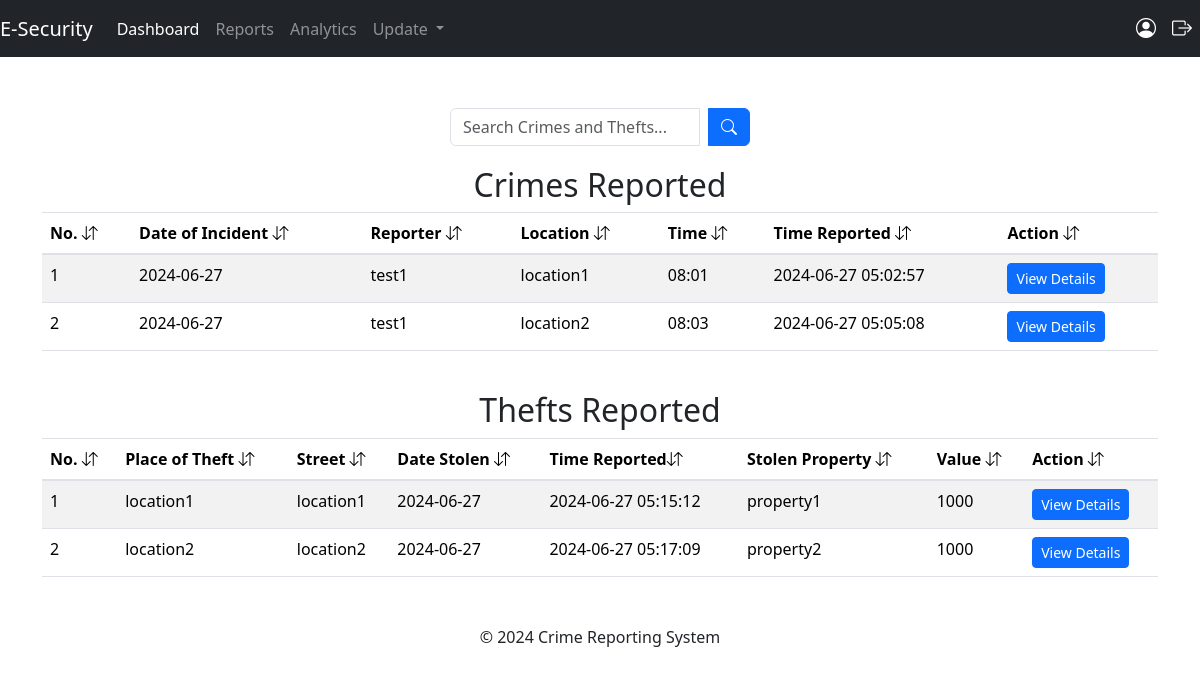
Screenshot of /admin/reports (signed in) with the database file from the repository.
### app/posts/models.py (models this page shows)
class Crime(db.Model, UserMixin):
    crime_id = db.Column(db.Integer, primary_key=True)
    date_of_incident = db.Column(db.String(10), nullable=False)
    issued_by = db.Column(db.String(20), nullable=True)
    time_of_incident = db.Column(db.String(10), nullable=False)
    incident_location = db.Column(db.Text, nullable=False)
    incident_nature = db.Column(db.Text, nullable=False)
    incident_details = db.Column(db.Text, nullable=False)
    suspect_details = db.Column(db.Text, nullable=True)
    arrest_history = db.Column(db.Text, nullable=False)
    suspect_name = db.Column(db.String(10), nullable=True)
    comments = db.Column(db.Text, nullable=True)
    crime_status = db.Column(db.String(10), nullable=True)
    crime_file_upload = db.Column(db.Text, nullable=True)
    crime_file_name = db.Column(db.Text, nullable=True)
    crime_mimetype = db.Column(db.Text, nullable=True)
    date_crime_received = db.Column(db.DateTime, nullable=False, default=func.now())
    reporter_id = db.Column(db.Integer, db.ForeignKey('user.id'))

class Theft(db.Model, UserMixin):
    theft_id = db.Column(db.Integer, primary_key=True)
    place_of_theft = db.Column(db.String(50), nullable=False)
    street_address = db.Column(db.String(30), nullable=False)
    city = db.Column(db.String(10), nullable=False)
    date_of_theft = db.Column(db.String(10), nullable=False)
    reported_by = db.Column(db.String(10), nullable=True)
    phone_number = db.Column(db.String(10), nullable=False)
    value = db.Column(db.Integer, nullable=False)
    time_of_theft = db.Column(db.String(10), nullable=False)
    stolen_property = db.Column(db.Text, nullable=False)
    description = db.Column(db.Text, nullable=False)
    theft_status = db.Column(db.String(10), nullable=True)
    theft_file_upload = db.Column(db.Text, nullable=True)
    theft_file_name = db.Column(db.Text, nullable=True)
    theft_mimetype = db.Column(db.Text, nullable=True)
    date_theft_received = db.Column(db.DateTime, nullable=False, default=func.now())
    victim_id = db.Column(db.Integer, db.ForeignKey('user.id'))

### app/admins/routes.py (the view)
@admins.route('/admin/reports')
@admin_required
def reports():
    search_query = request.args.get('search_query', '')
    try:
        if search_query:
            crimes = Crime.query.filter(
                Crime.incident_location.ilike(f'%{search_query}%') |
                Crime.issued_by.ilike(f'%{search_query}%') |
                Crime.date_of_incident.ilike(f'%{search_query}%') |
                Crime.time_of_incident.ilike(f'%{search_query}%') |
                Crime.date_received.ilike(f'%{search_query}%') |
                Crime.crime_status.ilike(f'%{search_query}%')
            ).all()
            thefts = Theft.query.filter(
                Theft.place_of_theft.ilike(f'%{search_query}%') |
                Theft.street_address.ilike(f'%{search_query}%') |
                Theft.date_of_theft.ilike(f'%{search_query}%') |
                Theft.time_of_theft.ilike(f'%{search_query}%') |
                Theft.date_received.ilike(f'%{search_query}%') |
                Theft.theft_status.ilike(f'%{search_query}%')
            ).all()
        else:
            crimes = Crime.query.all()
            thefts = Theft.query.all()
    except:
        current_app.logger.error("Database error occurred:")
        flash("No reports with the keyword.", "warning")
        return redirect(url_for('admins.reports'))
    return render_template('admin/reports.html', title='Reports Dashboard', crimes=crimes, thefts=thefts)

### app/__init__.py (called while the page is built)
@login_manager.user_loader
def load_user(user_id):
    return models.User.query.get(user_id)

### app/admins/routes.py (called while the page is built)
def admin_required(f):
    @wraps(f)
    def decorated_function(*args, **kwargs):
        if not session.get('admin_id'):
            flash('You need to be logged in as an admin to access the page.', 'danger')
            return redirect(url_for('admins.adminIndex'))
        return f(*args, **kwargs)
    return decorated_function

### app/templates/admin/reports.html (shortened to what this page needs)
{% extends 'admin/layout.html' %}
{% block content %}
<div class="container">
    <br>
    <form method="GET" action="{{ url_for('admins.reports') }}" class="search-form">
        <div class="input-group search-input">
            <input type="text" name="search_query" class="form-control" placeholder="Search Crimes and Thefts...">
            <div class="input-group-append ms-2">
                <button type="submit" class="btn btn-primary">
                    <i class="bi bi-search"></i>
                </button>
            </div>
        </div>
    </form>
{% if crimes %}
  <table class="table table-striped table-hover">
    <h2 style="text-align: center;">Crimes Reported</h2>
    <thead>
        <tr>
            <th scope="col">No. <i class="bi bi-arrow-down-up"></i></th>
            <th scope="col">Date of Incident <i class="bi bi-arrow-down-up"></i></th>
            <th scope="col">Reporter <i class="bi bi-arrow-down-up"></i></th>
            <th scope="col">Location <i class="bi bi-arrow-down-up"></i></th>
            <th scope="col">Time <i class="bi bi-arrow-down-up"></i></th>
            <th scope="col">Time Reported <i class="bi bi-arrow-down-up"></i></th>
            <th scope="col">Action <i class="bi bi-arrow-down-up"></i></th>
        </tr>
    </thead>
    <tbody>
        {% for crime in crimes %}
            <tr>
                <td>{{ loop.index }}</td>
                <td>{{ crime.date_of_incident }}</td>
                <td>{{ crime.issued_by }}</td>
                <td>{{ crime.incident_location }}</td>
                <td>{{ crime.time_of_incident }}</td>
                <td>{{ crime.date_crime_received }}</td>
                <td>
                    <button class="btn btn-primary btn-sm" onclick="crimeDetails('{{ crime.crime_id }}')">
                        View Details
                    </button>
                </td>
            </tr>
        {% endfor %}
    </tbody>
  </table>
{% endif %}
{% if thefts %}
  <table class="table table-striped table-hover">
    <h2 style="text-align: center;">Thefts Reported</h2>
    <thead>
        <tr>
            <th scope="col">No. <i class="bi bi-arrow-down-up"></i></th>
            <th scope="col">Place of Theft <i class="bi bi-arrow-down-up"></i></th>
            <th scope="col">Street <i class="bi bi-arrow-down-up"></i></th>
            <th scope="col">Date Stolen <i class="bi bi-arrow-down-up"></i></th>
            <th scope="col">Time Reported<i class="bi bi-arrow-down-up"></i></th>
            <th scope="col">Stolen Property <i class="bi bi-arrow-down-up"></i></th>
            <th scope="col">Value <i class="bi bi-arrow-down-up"></i></th>
            <th scope="col">Action <i class="bi bi-arrow-down-up"></i></th>
        </tr>
    </thead>
    <tbody>
        {% for theft in thefts %}
            <tr>
                <td>{{ loop.index }}</td>
                <td>{{ theft.place_of_theft }}</td>
                <td>{{ theft.street_address }}</td>
                <td>{{ theft.date_of_theft }}</td>
                <td>{{ theft.date_theft_received }}</td>
                <td>{{ theft.stolen_property }}</td>
                <td>{{ theft.value }}</td>
                <td>
                    <button class="btn btn-primary btn-sm" onclick="theftDetails('{{ theft.theft_id }}')">
                        View Details
                    </button>
                </td>
            </tr>
        {% endfor %}
    </tbody>
  </table>
{% endif %}
</div>
{% endblock content %}

### app/templates/admin/layout.html (style rules this page uses)
html,body { height: 100%; width: 100%; padding-top: 30px; }

### app/templates/admin/reports.html (style rules this page uses)
.search-form { display: flex; justify-content: center; margin-bottom: 20px; }
.search-input { width: 300px; }

### rows the page displays
Crime: date_of_incident "2024-06-27", issued_by "test1", incident_location "location1", time_of_incident "08:01", date_crime_received "2024-06-27 05:02:57"
Crime: date_of_incident "2024-06-27", issued_by "test1", incident_location "location2", time_of_incident "08:03", date_crime_received "2024-06-27 05:05:08"
Theft: place_of_theft "location1", street_address "location1", date_of_theft "2024-06-27", date_theft_received "2024-06-27 05:15:12", stolen_property "property1", value "1000"
Theft: place_of_theft "location2", street_address "location2", date_of_theft "2024-06-27", date_theft_received "2024-06-27 05:17:09", stolen_property "property2", value "1000"
